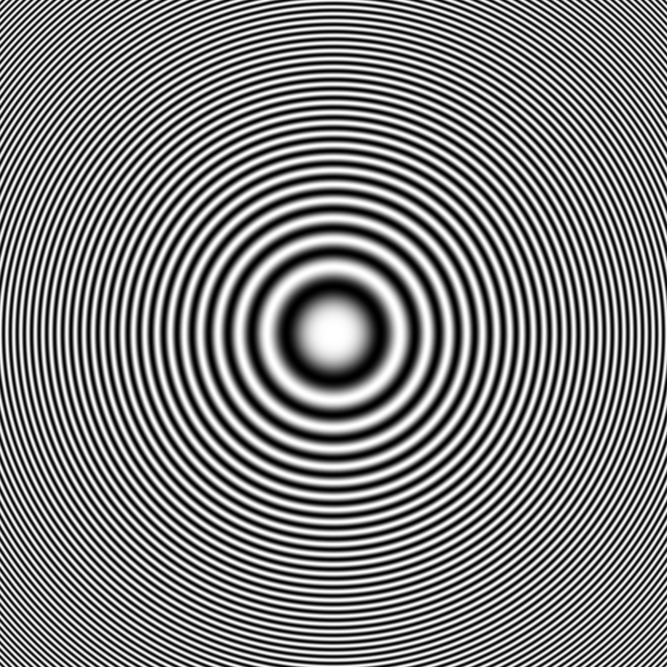
#> input picture HW2/Q5/q5.png, 2001 x 2001 px (shown at 1/3 size)
$ jupyter execute Q5.ipynb
#> lines starting #> are read from the running program, lines starting #| are printed output that depends on the picture
# Import Libraries

[cell 1]
import numpy as np
import matplotlib.pyplot as plt
import imageio as iio
from scipy import ndimage
import cv2

# Filtering

[cell 2]
img = iio.imread('q5.png')
#> img is the input picture: shape (2001, 2001); min 0, max 255, mean 127.5

def filt(img, kernel):
    img = img.copy()
    conv_img = ndimage.convolve(img, kernel, mode='constant')
    return np.uint8(conv_img)

### Sobel Filter

[cell 3]
kernel_x = np.array([[-1, 0, 1],
                     [-2, 0, 2],
                     [-1, 0, 1]])

kernel_y = np.array([[1, 2, 1],
                     [0, 0, 0],
                     [-1, -2, -1]])

sobel_x = filt(img, kernel_x)
sobel_y = filt(img, kernel_y)
#> in filt (call 2), `conv_img = ndimage.convolve(img, kernel, mode='constant')`:
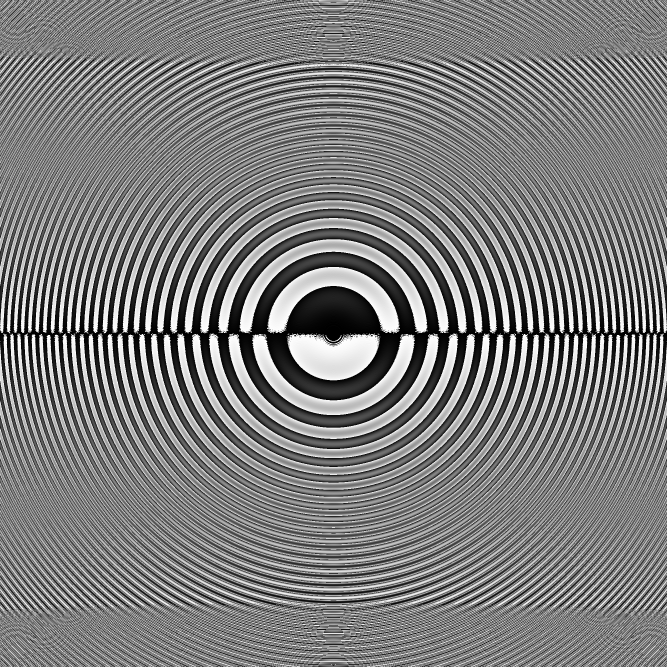
#> conv_img: shape (2001, 2001) (shown at 1/3 size); min 0, max 255, mean 126.1
sobel = np.sqrt(sobel_x**2+sobel_y**2)
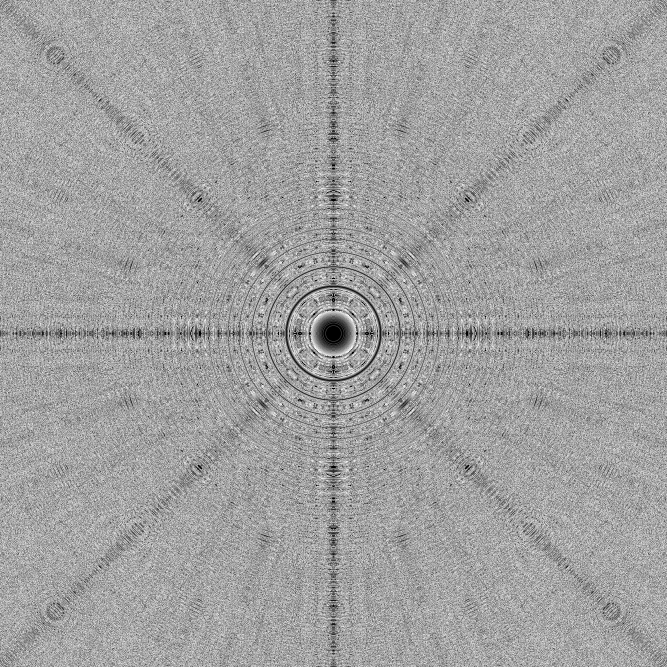
#> sobel: shape (2001, 2001) float16 (shown at 1/3 size); min 0, max 15.81, mean 9.99; drawn with min black and max white

iio.imwrite('q5_res01.png', np.uint8(sobel))

### Gaussian Filter

[cell 4]
def gaussian_kernel(n, sigma):
#> called with n = 3, sigma = 1
    kernel = np.zeros((n,n))
    for i in range(n):
        for j in range(n):
            kernel[i,j] = 1/(2*np.pi*sigma**2) * np.exp(-((i-n//2)**2+(j-n//2)**2)/(2*sigma**2))
    return kernel

gaussian = np.uint8(filt(img, gaussian_kernel(3,1)))
#> in filt (call 3), `conv_img = ndimage.convolve(img, kernel, mode='constant')`:
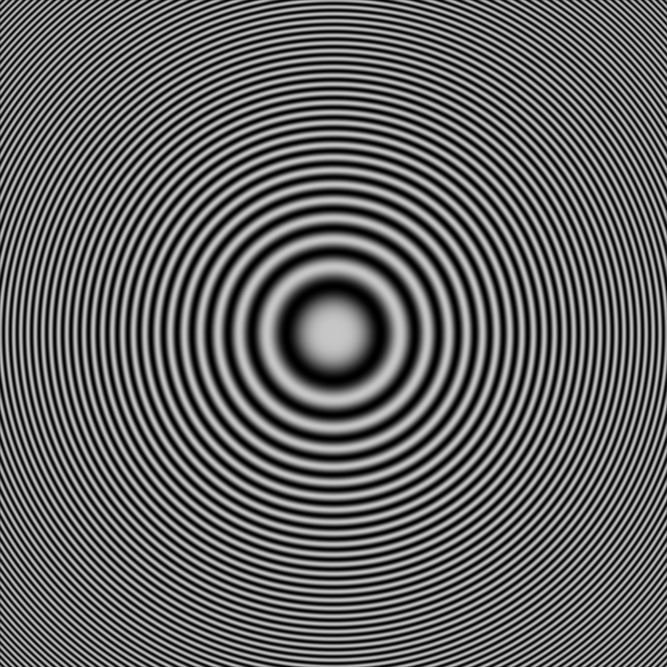
#> conv_img: shape (2001, 2001) (shown at 1/3 size); min 0, max 198, mean 98.9
iio.imwrite('q5_res02.png', gaussian)

### Laplacian Filter

[cell 5]
kernel = np.array([[1, 1, 1],
                   [1, -8, 1],
                   [1, 1, 1]])
laplacian = filt(img, kernel)
iio.imwrite('q5_res03.png', laplacian)

# Filtering in Frequency Domain

[cell 6]
freq_img = np.fft.fftshift(np.fft.fft2(img))
iio.imwrite('q5_res04.png', np.uint8(20*np.log10(np.abs(freq_img))))

### Gaussian Filter

[cell 7]
def gaussian_filter(img, sigma):
#> called with img = array of shape (2001, 2001), sigma = 100
    x, y = img.shape
#> x = 2001; y = 2001
    filt = np.zeros(img.shape)
    i = np.linspace(0,x,x)
#> i = 2001 values from 0 to 2001
    j = np.linspace(0,y,y)
#> j = 2001 values from 0 to 2001
    filt1 = np.exp(-((i-x//2)**2)/(2*sigma**2))
    filt2 = np.exp(-((j-y//2)**2)/(2*sigma**2))
    filt = np.outer(filt1, filt2)
    return filt/np.max(filt)


freq_lp_img = freq_img*gaussian_filter(freq_img, 100)
iio.imwrite('q5_res05.png', np.uint8(20*np.log10(np.abs(freq_lp_img)+1e-3)))

freq_hp_img = freq_img*(1-gaussian_filter(freq_img, 100))
iio.imwrite('q5_res06.png', np.uint8(20*np.log10(np.abs(freq_hp_img)+1e-3)))

[cell 8]
lp_img = np.abs(np.fft.ifft2(np.fft.ifftshift(freq_lp_img)))
hp_img = np.abs(np.fft.ifft2(np.fft.ifftshift(freq_hp_img)))

lp_img = (lp_img-np.min(lp_img))/(np.max(lp_img)-np.min(lp_img))*255
hp_img = (hp_img-np.min(hp_img))/(np.max(hp_img)-np.min(hp_img))*255

iio.imwrite('q5_res07.png', np.uint8(lp_img))
iio.imwrite('q5_res08.png', np.uint8(hp_img))

### Squared Filter

[cell 9]
def squared_filter(img, cutoff):
#> called with img = array of shape (2001, 2001), cutoff = 50
    x, y = img.shape
#> x = 2001; y = 2001
    filt = np.zeros(img.shape)
    filt[x//2-cutoff:x//2+cutoff, y//2-cutoff:y//2+cutoff] = 1
    return filt/np.max(filt)


freq_lp_img = freq_img*squared_filter(freq_img, 50)
iio.imwrite('q5_res09.png', np.uint8(20*np.log10(np.abs(freq_lp_img)+1e-3)))
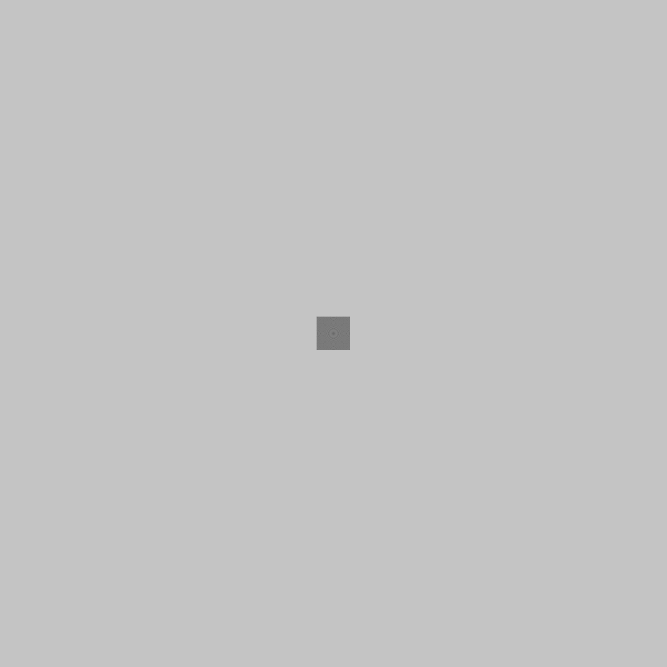
#> saved as q5_res09.png: shape (2001, 2001) (shown at 1/3 size); min 61, max 196, mean 195.8

freq_hp_img = freq_img*(1-squared_filter(freq_img, 50))
iio.imwrite('q5_res10.png', np.uint8(20*np.log10(np.abs(freq_hp_img)+1e-3)))
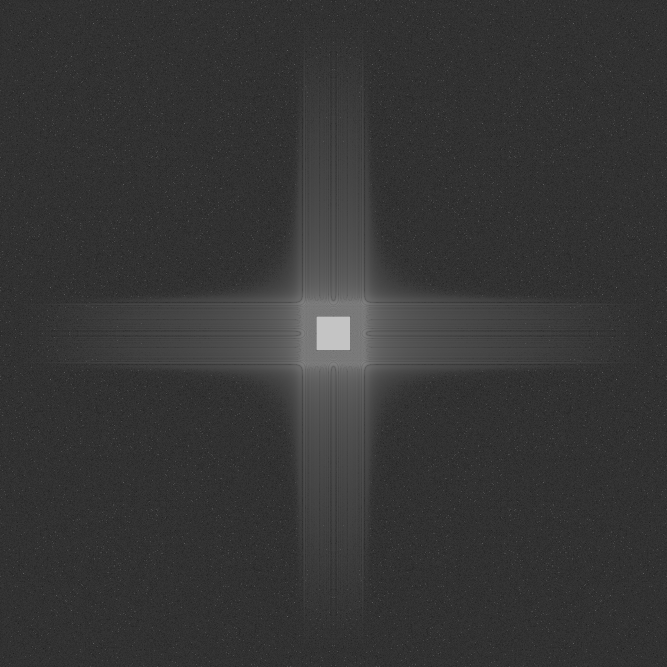
#> saved as q5_res10.png: shape (2001, 2001) (shown at 1/3 size); min 0, max 255, mean 54

[cell 10]
lp_img = np.abs(np.fft.ifft2(np.fft.ifftshift(freq_lp_img)))
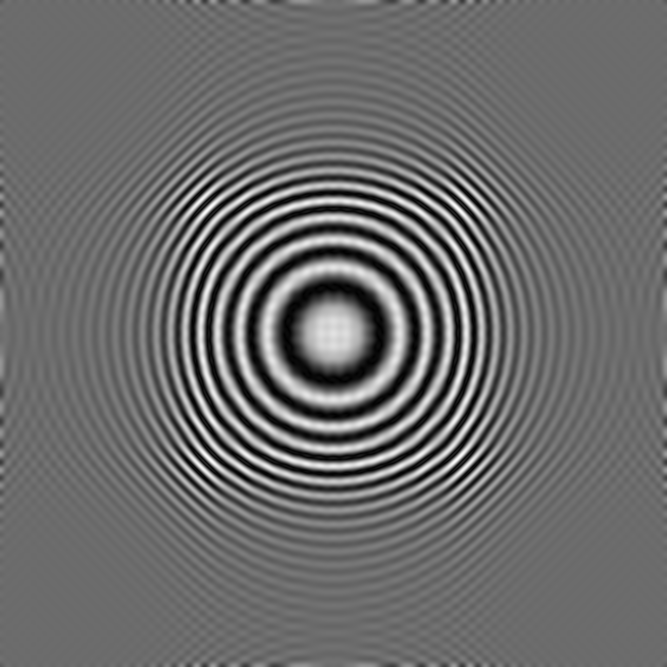
#> lp_img: shape (2001, 2001) float64 (shown at 1/3 size); min 0.0787, max 300.8, mean 128; drawn with min black and max white
hp_img = np.abs(np.fft.ifft2(np.fft.ifftshift(freq_hp_img)))
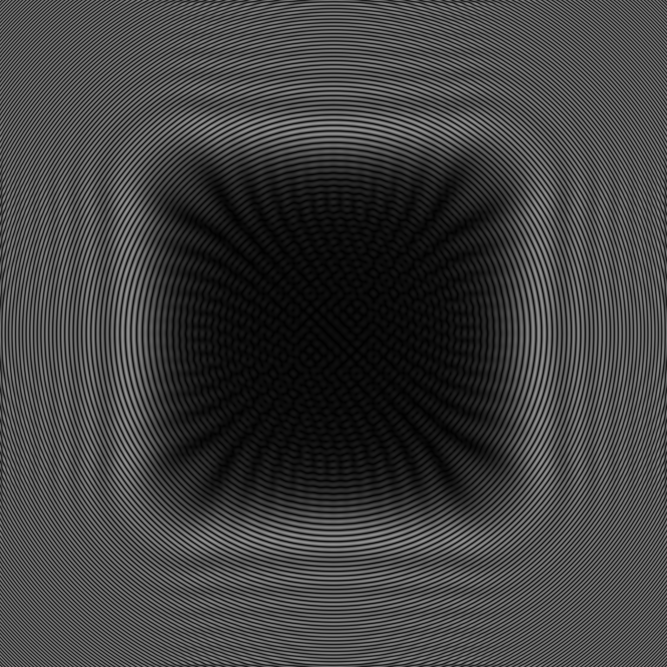
#> hp_img: shape (2001, 2001) float64 (shown at 1/3 size); min 0.015, max 153.4, mean 64.5

lp_img = (lp_img-np.min(lp_img))/(np.max(lp_img)-np.min(lp_img))*255
hp_img = (hp_img-np.min(hp_img))/(np.max(hp_img)-np.min(hp_img))*255
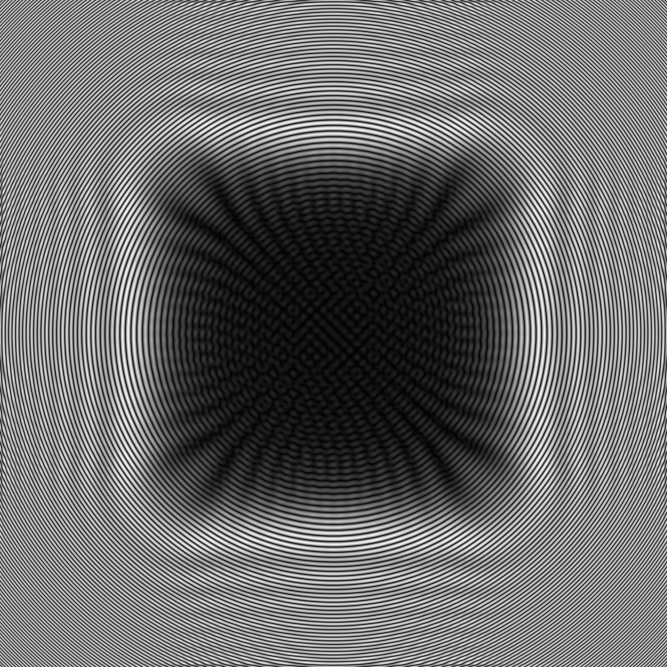
#> hp_img: shape (2001, 2001) float64 (shown at 1/3 size); min 0, max 255, mean 107.2

iio.imwrite('q5_res11.png', np.uint8(lp_img))
iio.imwrite('q5_res12.png', np.uint8(hp_img))

### Zoom in & Zoom out

[cell 11]
# zoom in
x, y = img.shape
#> x = 2001; y = 2001
dim = (4*x, 4*y)
#> dim = (8004, 8004)
zoom_in = cv2.resize(img, dim, interpolation = cv2.INTER_AREA)
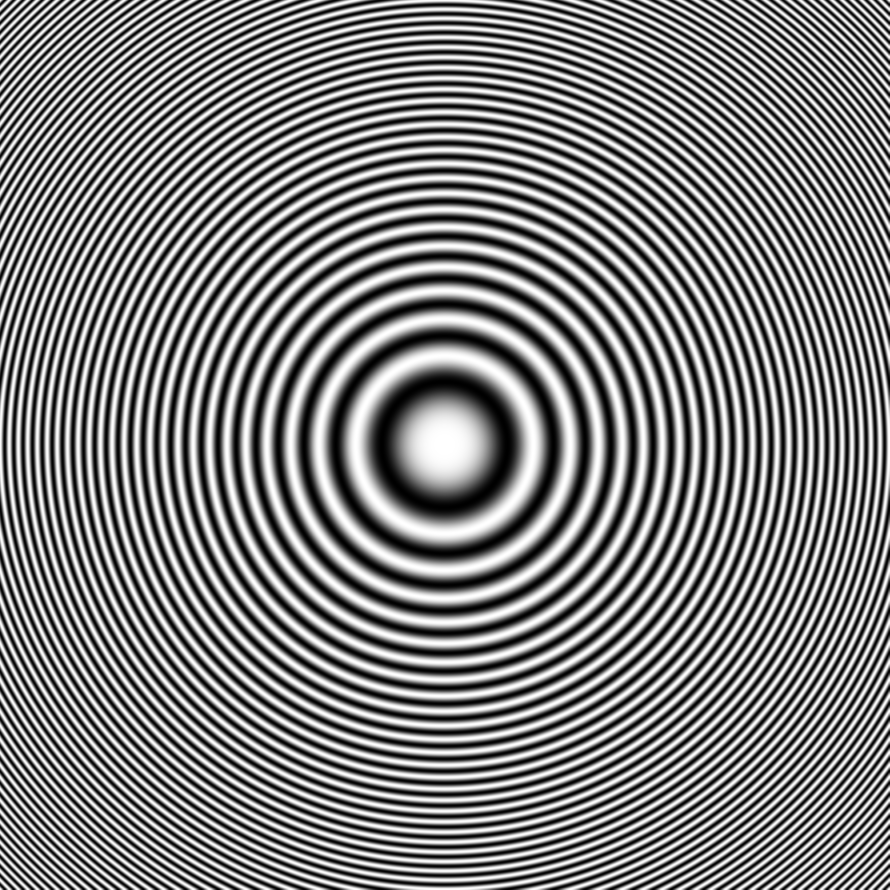
#> zoom_in: shape (8004, 8004) (shown at 1/9 size); min 0, max 255, mean 127.5
iio.imwrite('q5_res13.png', zoom_in)

# zoom out
x, y = img.shape
dim = (x//4, y//4)
#> dim = (500, 500)
zoom_out = cv2.resize(img, dim, interpolation = cv2.INTER_AREA)
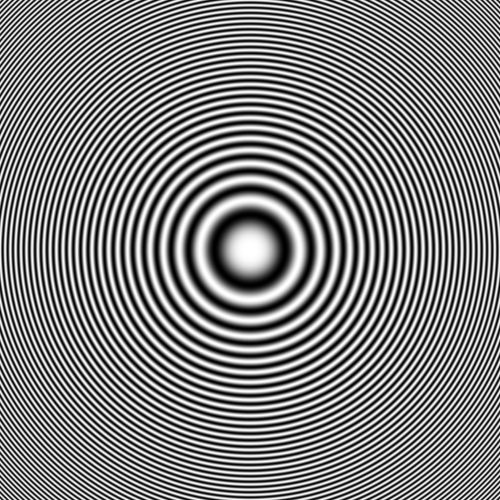
#> zoom_out: shape (500, 500); min 0, max 255, mean 127.5
iio.imwrite('q5_res14.png', zoom_out)
